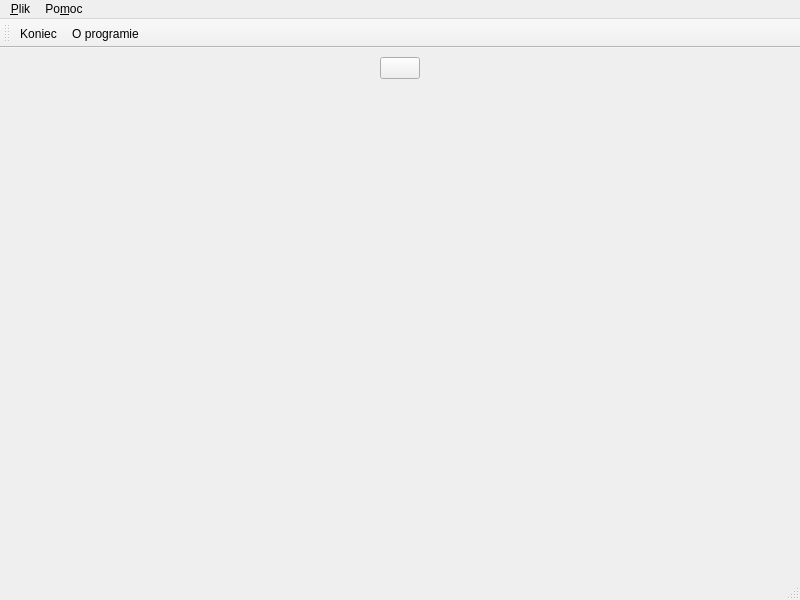
<?xml version="1.0" encoding="UTF-8"?>
<ui version="4.0">
 <class>MainWindow</class>
 <widget class="QMainWindow" name="MainWindow">
  <property name="geometry">
   <rect>
    <x>0</x>
    <y>0</y>
    <width>800</width>
    <height>600</height>
   </rect>
  </property>
  <property name="windowTitle">
   <string>MainWindow</string>
  </property>
  <widget class="QWidget" name="centralwidget">
   <layout class="QVBoxLayout" name="verticalLayout">
    <item>
     <layout class="QHBoxLayout" name="horizontalLayout">
      <item>
       <spacer name="horizontalSpacer">
        <property name="orientation">
         <enum>Qt::Horizontal</enum>
        </property>
        <property name="sizeHint" stdset="0">
         <size>
          <width>40</width>
          <height>20</height>
         </size>
        </property>
       </spacer>
      </item>
      <item>
       <widget class="QPushButton" name="przycisk">
        <property name="toolTip">
         <string>Włącz lub wyłącz animację</string>
        </property>
        <property name="text">
         <string/>
        </property>
       </widget>
      </item>
      <item>
       <spacer name="horizontalSpacer_2">
        <property name="orientation">
         <enum>Qt::Horizontal</enum>
        </property>
        <property name="sizeHint" stdset="0">
         <size>
          <width>40</width>
          <height>20</height>
         </size>
        </property>
       </spacer>
      </item>
     </layout>
    </item>
    <item>
     <widget class="MyWidget" name="widget" native="true">
      <property name="sizePolicy">
       <sizepolicy hsizetype="Preferred" vsizetype="MinimumExpanding">
        <horstretch>0</horstretch>
        <verstretch>0</verstretch>
       </sizepolicy>
      </property>
     </widget>
    </item>
   </layout>
  </widget>
  <widget class="QMenuBar" name="menubar">
   <property name="geometry">
    <rect>
     <x>0</x>
     <y>0</y>
     <width>800</width>
     <height>24</height>
    </rect>
   </property>
   <widget class="QMenu" name="menu_Plik">
    <property name="title">
     <string>&amp;Plik</string>
    </property>
    <addaction name="action_Koniec"/>
   </widget>
   <widget class="QMenu" name="menuPo_moc">
    <property name="title">
     <string>Po&amp;moc</string>
    </property>
    <addaction name="action_O_programie"/>
   </widget>
   <addaction name="menu_Plik"/>
   <addaction name="menuPo_moc"/>
  </widget>
  <widget class="QStatusBar" name="statusbar"/>
  <widget class="QToolBar" name="toolBar">
   <property name="windowTitle">
    <string>toolBar</string>
   </property>
   <attribute name="toolBarArea">
    <enum>TopToolBarArea</enum>
   </attribute>
   <attribute name="toolBarBreak">
    <bool>false</bool>
   </attribute>
   <addaction name="action_Koniec"/>
   <addaction name="action_O_programie"/>
  </widget>
  <action name="action_Koniec">
   <property name="text">
    <string>&amp;Koniec</string>
   </property>
   <property name="shortcut">
    <string>Ctrl+Q</string>
   </property>
  </action>
  <action name="action_O_programie">
   <property name="text">
    <string>&amp;O programie</string>
   </property>
  </action>
 </widget>
 <customwidgets>
  <customwidget>
   <class>MyWidget</class>
   <extends>QWidget</extends>
   <header>my_widget.h</header>
   <container>1</container>
   <slots>
    <slot>toggle_animation()</slot>
   </slots>
  </customwidget>
 </customwidgets>
 <resources/>
 <connections>
  <connection>
   <sender>przycisk</sender>
   <signal>clicked()</signal>
   <receiver>widget</receiver>
   <slot>toggle_animation()</slot>
   <hints>
    <hint type="sourcelabel">
     <x>400</x>
     <y>52</y>
    </hint>
    <hint type="destinationlabel">
     <x>256</x>
     <y>107</y>
    </hint>
   </hints>
  </connection>
 </connections>
</ui>
